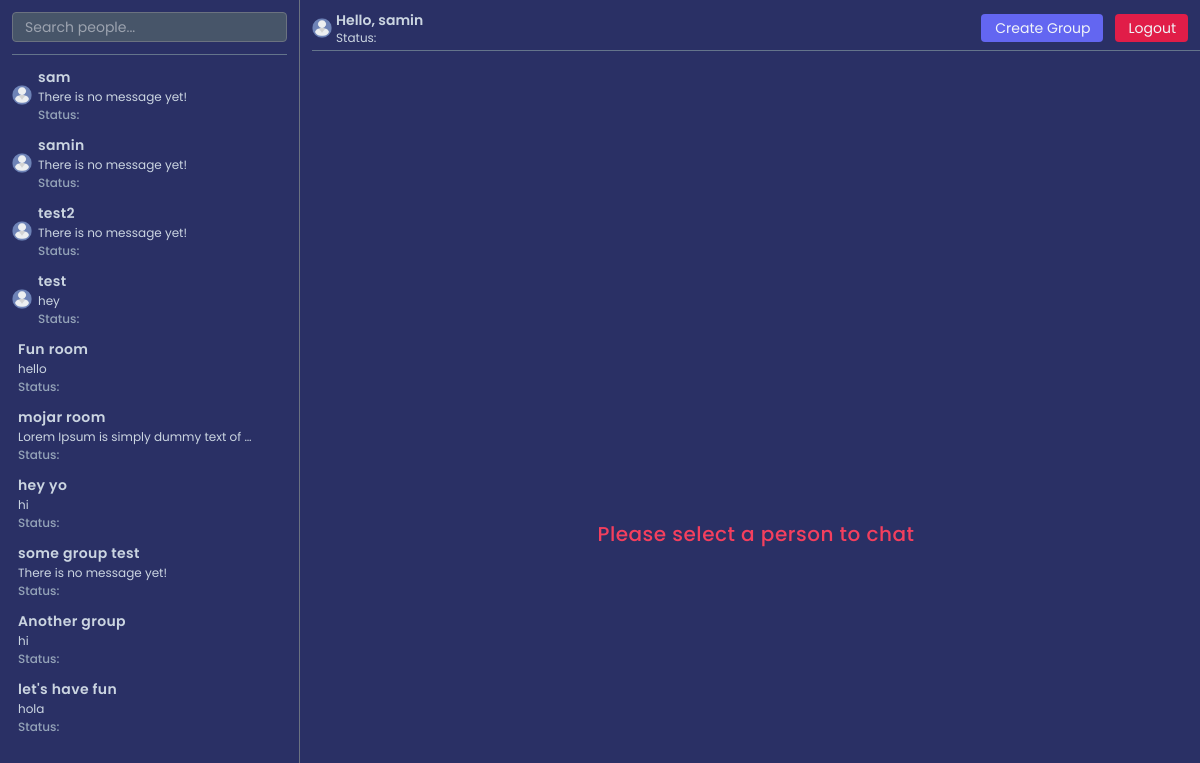
/ (signed in), run on the app's committed database.
### account/models.py (models this page shows, shortened)
class Account(AbstractBaseUser):
    username = models.CharField(max_length=120, null=True)
    email = models.EmailField(null=True, unique=True)
    is_active = models.BooleanField(default=True)
    is_staff = models.BooleanField(default=False)
    is_superuser = models.BooleanField(default=False)
    is_online = models.BooleanField(default=True)
    created_at = models.DateTimeField(default=datetime.now)
    objects = AccountManager()
    USERNAME_FIELD = "email"
    REQUIRED_FIELDS = ["username"]

### chat/models.py (models this page shows, shortened)
class Chat(models.Model):
    room = models.SlugField(max_length=20, null=True)
    chatroom = models.ForeignKey(Chatroom, on_delete=models.CASCADE, related_name="chatroom")
    sender = models.ForeignKey(User, on_delete=models.CASCADE, related_name="sender")
    receiver = models.ForeignKey(User, on_delete=models.CASCADE, related_name="receiver")
    message = models.TextField(null=True)
    created_at = models.DateTimeField(default=datetime.now)

class GroupChatroom(models.Model):
    room = models.SlugField(max_length=20, null=True, unique=True)
    given_room_name = models.CharField(max_length=200, null=True)
    creator = models.ForeignKey(User, on_delete=models.SET_NULL, null=True, related_name="creator")
    users = models.ManyToManyField(User)
    created_at = models.DateTimeField(default=datetime.now)

class GroupChat(models.Model):
    room = models.SlugField(max_length=20, null=True)
    group_chatroom = models.ForeignKey(GroupChatroom, on_delete=models.CASCADE, related_name="group_chatroom")
    sender = models.ForeignKey(User, on_delete=models.CASCADE, related_name="group_sender")
    message = models.TextField(null=True)
    created_at = models.DateTimeField(default=datetime.now)

### chat/views.py (the view)
# urls.py: path("", HomeView.as_view(), name="home"),
class HomeView(LoginRequiredMixin, View):
    login_url = '/account/login/'
    def get(self, request):
        accounts = Account.objects.values()
        chat_nofifies = ChatMessageSeen.objects.all()
        chat_notify_list = list(map(lambda i: {
            "id": i.id,
            "room": i.room,
            "chatroom": i.chatroom,
            "sender": i.sender,
            "receiver": i.receiver,
            "message_seen": i.message_seen,
            "sender_email": i.sender_email,
            "receiver_email": i.receiver_email
        }, chat_nofifies))
        copied_chat_notify_list = deepcopy(chat_notify_list)
        item_list = []
        get_user_with_notify_list = find_user_chat_notification_list(copied_chat_notify_list, item_list, request.user)
        notified_account_list = []
        get_user_notified_list = find_user_with_notified_list(accounts, get_user_with_notify_list, notified_account_list)
        last_msg_list = []
        get_accounts_with_notify_and_last_msg = find_accounts_with_last_msg(get_user_notified_list, last_msg_list, request.user)
        group_chatrooms = GroupChatroom.objects.all()
        group_chatroom_list = list(map(lambda i: {
            "id": i.id,
            "room": i.room,
            "given_room_name": i.given_room_name,
            "creator": i.creator,
            "users": i.users,
            "created_at": i.created_at
        }, group_chatrooms))
        group_list = []
        get_user_connected_group_list = find_user_connected_groups(group_chatroom_list, group_list, request.user)
        group_msg_seens = GroupChatMessageSeen.objects.values()
        group_msg_seen_list = list(map(lambda i: i, group_msg_seens))
        group_list = []
        find_group_msg_seen_list = find_user_group_msg_seen_list(group_msg_seen_list, get_user_connected_group_list, group_list)
        group_list = []
        find_user_group_with_notify_list = find_user_group_with_notified_list(find_group_msg_seen_list, group_list, request.user)
        last_msg_list = []
        find_user_group_last_msg_with_notify = find_user_group_last_msg(find_user_group_with_notify_list, last_msg_list)
        args = {
            "accounts": get_accounts_with_notify_and_last_msg,
            "groups": find_user_group_last_msg_with_notify,
        }
        return render(request, "chat/home.html", args)

### chat/views.py (called while the page is built)
def find_user_chat_notification_list(copied_chat_notify_list, item_list, receiver):
    notified_obj = find_obj(copied_chat_notify_list, "receiver_email", receiver.email, 0, len(copied_chat_notify_list))
    if notified_obj is not None:
        if notified_obj["message_seen"] == False:
            item_list.append(notified_obj["sender_email"])
        copied_chat_notify_list.remove(notified_obj)
        return find_user_chat_notification_list(copied_chat_notify_list, item_list, receiver)
    return item_list

def find_user_with_notified_list(accounts, notified_list, notified_account_list):
    for account in accounts:
        if account["email"] in notified_list:
            notified_account_list.append({
                "account": account,
                "notify": True
            })
        else:
            notified_account_list.append({
                "account": account,
                "notify": False
            })
    return notified_account_list

def find_accounts_with_last_msg(accounts, last_msg_list, current_user):
    for account in accounts:
        account_obj = Account(**account["account"])
        last_msg = Chat.objects.filter(Q(sender=current_user, receiver=account_obj) | Q(sender=account_obj, receiver=current_user)).last()
        message = None
        if last_msg:
            message = last_msg.message
        else:
            message = "There is no message yet!"
        last_msg_list.append({
            "account": account["account"],
            "notify": account["notify"],
            "last_msg": message
        })
    return last_msg_list

def find_user_connected_groups(group_chatroom_list, group_list, current_user):
    group_list = [group for group in group_chatroom_list if current_user in group["users"].all()]
    return group_list

def find_user_group_msg_seen_list(group_msg_seen_list, user_group_list, group_list):
    for group in user_group_list:
        group_msg_seen_obj = find_obj(group_msg_seen_list, "room", group["room"], 0, len(group_msg_seen_list))
        if group_msg_seen_obj is not None:
            group_msg_seen_obj = GroupChatMessageSeen(**group_msg_seen_obj)
            group_list.append({
                "group": group,
                "group_message_seen": group_msg_seen_obj
            })
        else:
            group_list.append({
                "group": group,
                "group_message_seen": None
            })
    return group_list

### chat/templates/chat/home.html (shortened to what this page needs)
{% extends "base.html" %}
{% load static %}
{% block content %}
<div class="max-w-screen-2xl mx-auto">
    <div class="flex">
        {% include "chat/chat_left.html" %}
        {% include "chat/home_right.html" %}
    </div>
</div>
{% endblock %}

### templates/base.html (shortened to what this page needs)
{% load static %}
<!DOCTYPE html>
<html lang="en">
<head>
    <script src="https://cdn.tailwindcss.com"></script>
    <link rel="stylesheet" href="{% static 'css/base.css' %}">
</head>
<body class="text-sm">
    {% block content %}{% endblock %}
    {% include "chat_group_modal.html" %}
</body>
</html>

### chat/templates/chat/chat_left.html (shortened to what this page needs)
{% load static %}
<link rel="stylesheet" href="{% static 'css/chat_left.css' %}">
<div class="w-[25%] h-screen pt-3 text-sm border-r border-gray-500 chat__leftMainContainer">
    <div class="mb-3 px-3">
            {% include "chat/mobile_chat_left_top.html" %}
        {% include "chat/chat_left_top.html" %}
    </div>
    {% include "chat/chat_left_bottom.html" %}
</div>

### chat/templates/chat/mobile_chat_left_top.html (shortened to what this page needs)
{% load static %}
<link rel="stylesheet" href="{% static 'css/mobile_chat_left_top.css' %}">

### chat/templates/chat/chat_left_top.html
<input id="search__people" type="text" placeholder="Search people..." class="w-full border border-gray-500 bg-slate-600 text-slate-300 py-1 px-3 rounded focus:ring-2 focus:ring-gray-500 focus:border-gray-300 focus:outline-none">
<div class="w-full h-[1px] bg-slate-500 mt-3"></div>

### chat/templates/chat/chat_left_bottom.html (shortened to what this page needs)
{% load static %}
{% if accounts %}
    <div id="chat__leftBottomUsers" class="flex h-full pl-3 pr-1 pb-16 flex-col gap-y-3 overflow-x-hidden overflow-y-auto">
        {% for account in accounts %}
            <a href="{% url 'chat:create-chatroom' account.account.id %}" id="account-{{ account.account.id}}" class="flex items-center">
                <img src="{% static 'images/user.png' %}" class="w-[20px] h-[20px] object-contain mr-1" alt="">
                <div class="flex flex-col gap-y-0.5 pl-0.5 chat__userInfo">
                    <p id="user-{{ account.account.id }}" class="font-semibold text-slate-300 tracking-wide whitespace-nowrap overflow-hidden text-ellipsis chat__userUsername">{{ account.account.username }}</p>
                    <p class="text-slate-300 text-xs whitespace-nowrap overflow-hidden text-ellipsis last_message">{{ account.last_msg }}</p>
                    <p class="flex items-center text-xs font-medium text-slate-400 user__status">Status: </p>
                </div>
            </a>
        {% endfor %}
        {% if groups %}
            {% for group in groups %}
                <a href="{% url 'chat:group' group.group.room %}" id="group-{{group.group.id}}" class="flex items-center">
                    <div class="flex flex-col gap-y-0.5 pl-0.5 chat__userInfo">
                        <p id="group-{{ group.group.id }}" class="font-semibold text-slate-300 tracking-wide whitespace-nowrap overflow-hidden text-ellipsis">{{ group.group.given_room_name }}</p>
                        <p class="text-slate-300 text-xs whitespace-nowrap overflow-hidden text-ellipsis last_message">{{ group.last_msg }}</p>
                        <p class="flex items-center text-xs font-medium text-slate-400 user__status">Status: </p>
                    </div>
                </a>
            {% endfor %}
        {% endif %}
    </div>
{% endif %}

### chat/templates/chat/home_right.html (shortened to what this page needs)
{% load static %}
<link rel="stylesheet" href="{% static 'css/home_right.css' %}">
<div class="w-[75%] h-screen text-sm pl-3 pt-2.5 home__rightMainContent">
    {% include "chat/home_right_top.html" %}
    {% include "chat/home_right_bottom.html" %}
</div>

### chat/templates/chat/home_right_top.html (shortened to what this page needs)
{% load static %}
<div class="flex items-center justify-between pr-3">
    <div class="flex items-center gap-x-1">
        <img src="{% static 'images/user.png' %}" class="w-[20px] h-[20px] object-contain" alt="">
        <div class="text-slate-300">
            <h5 class="font-semibold mr-1 home__rightTopUsername">Hello, {{ request.user.username }}</h5>
            <p class="text-xs flex items-center">Status: </p>
        </div>
    </div>
    <div class="flex items-center gap-x-3">
        <button id="create__chatGroup" class="flex items-center gap-x-0.5 py-1 px-3 text-slate-100 bg-indigo-500 rounded cursor-pointer hover:bg-indigo-600 hover:shadow transition-all duration-300 ease-in-out">
            Create Group
        </button>
        <a href="{% url 'account:logout' %}" class="flex items-center gap-x-0.5 py-1 px-3 text-slate-100 bg-rose-600 rounded cursor-pointer hover:bg-rose-700 hover:shadow transition-all duration-300 ease-in-out">
            Logout
        </a>
    </div>
</div>
<div class="w-full h-[1px] bg-slate-500 mt-1"></div>

### chat/templates/chat/home_right_bottom.html
<div id="select__chatroom" class="flex justify-center items-center">
    <h5 class="text-xl text-rose-500 font-medium tracking-wide">Please select a person to chat</h5>
</div>

### templates/chat_group_modal.html (shortened to what this page needs)
{% load static %}
<link rel="stylesheet" href="{% static 'css/chat_group_modal.css' %}">

### static/css/base.css (style rules this page uses)
* { box-sizing: border-box; }
:root { --poppins: 'Poppins', sans-serif; --bg-primary: #2A3065; }
body { font-family: var(--poppins); background-color: var(--bg-primary); color: var(--text-primary); overflow: hidden; }

### static/css/chat_left.css (style rules this page uses)
.chat__userInfo { width: calc(100% - 45px); }

### static/css/home_right.css (style rules this page uses)
#select__chatroom { height: calc(100% - 45px); }
.home__rightTopUsername { display: -webkit-box; -webkit-line-clamp: 1; -webkit-box-orient: vertical; overflow: hidden; text-overflow: ellipsis; }

### data on the page
Account: account.username "sam", last_msg "There is no message yet!"
Account: account.username "samin", last_msg "There is no message yet!", user.username "samin"
Account: account.username "test2", last_msg "There is no message yet!"
Account: account.username "test", last_msg "hey"
GroupChatroom: group.given_room_name "Fun room"
GroupChat: last_msg "hello"
GroupChatroom: group.given_room_name "mojar room"
GroupChat: last_msg "Lorem Ipsum is simply dummy text of…"
GroupChatroom: group.given_room_name "hey yo"
GroupChat: last_msg "hi"
GroupChatroom: group.given_room_name "some group test"
GroupChatroom: group.given_room_name "Another group"
GroupChat: last_msg "hi"
GroupChatroom: group.given_room_name "let's have fun"
GroupChat: last_msg "hola"

### other printed values
{{ group.last_msg }} "There is no message yet!"
